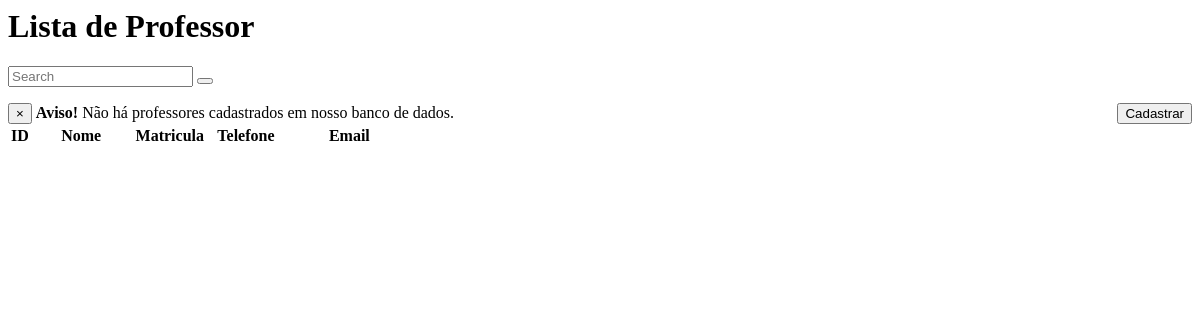
Page /_visao/prof/listar_professor.php on the earlier database version.
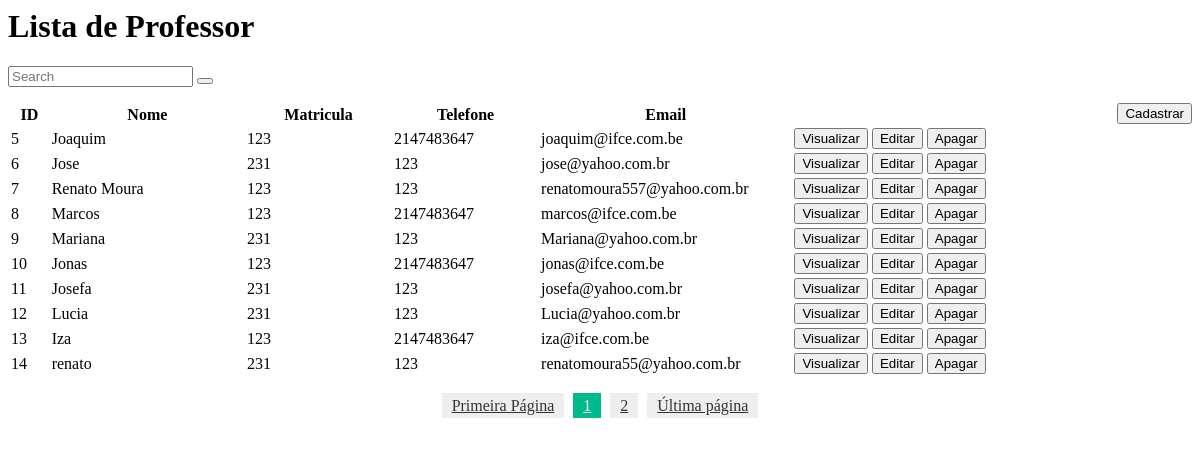
Same page on the later database version.
### tables this page shows
CREATE TABLE `professor` (
  `id` int(11) NOT NULL,
  `nome` varchar(220) NOT NULL,
  `matricula` int(11) NOT NULL,
  `data_nat` varchar(50) NOT NULL,
  `sexo` varchar(50) NOT NULL,
  `fone` int(11) NOT NULL,
  `email` varchar(50) NOT NULL,
  `graduacao` varchar(50) NOT NULL,
  `created` datetime DEFAULT NULL,
  `modified` datetime DEFAULT NULL
);

### _visao/prof/listar_professor.php (the view, shortened to what this page needs)
<?php
	$resultado=mysqli_query($conectar, "SELECT * FROM professor ORDER BY 'id'");
	$linhas=mysqli_num_rows($resultado);
?>
<link href=".../_complementos/css/font-awesome.min.css" rel="stylesheet">
<div class="container theme-showcase" role="main">
  	<div class="page-header">
		<h1>Lista de Professor</h1>
  	</div>
	<div class="row espaco">
       <div id="custom-search-input">
            <form class="input-group col-md-12" action="#" method="post" enctype="multipart/form-data">
                    <input type="text" name = "palavra-busca" class="search-query form-control" placeholder="Search" />
	                <span class="input-group-btn">
	                    <button class="btn btn-danger" type="submit">
	                    </button>
	                </span>
            </form>
        </div>
	</div>
	<div class="row espaco">
		<div class="pull-right">
			<a href="administrativo.php?link=7"><button type='button' class='btn btn-sm btn-success'>Cadastrar</button></a>
		</div>
	</div>
  <div class="row">
	<div class="col-md-12">
	  <table class="table">
		<thead>
		  <tr>
			<th width=4%>ID</th>
			<th width=20%>Nome</th>
			<th width=15%>Matricula</th>
			<th width=15%>Telefone</th>
			<th width=26%>Email</th>
			<th width=20%></th>
		  </tr>
		</thead>
		<tbody>
<?PHP
	if(isset($pg)){ $pg = $_GET['pg'];}else{ $pg = 1;}
	if(isset($_POST['palavra-busca'])){
		$quantidade = 10000;
	}else{
		$quantidade = 10;
	}
	$inicio = ($pg*$quantidade) - $quantidade;
	if(isset($_POST['palavra-busca'])){
		$busca = addslashes($_POST['palavra-busca']);
		$select = "SELECT * from professor WHERE nome LIKE '%$busca%'  LIMIT $inicio, $quantidade";
	}else{
		$select = "SELECT * from professor LIMIT $inicio, $quantidade";
	}
			try{
				$resultado=mysqli_query($conectar, $select);
				$linhas=mysqli_num_rows($resultado);
				if($linhas>0){
					while($linhas = mysqli_fetch_array($resultado)){
						echo "<tr>";
							echo "<td>".$linhas['id']."</td>";
							echo "<td>".$linhas['nome']."</td>";
							echo "<td>".$linhas['matricula']."</td>";
							echo "<td>".$linhas['fone']."</td>";
							echo "<td>".$linhas['email']."</td>";
							?>
							<td>
							<a href='administrativo.php?link=8&id=<?php echo $linhas['id']; ?>'><button type='button' class='btn btn-sm btn-primary'>Visualizar</button></a>
							<a href='administrativo.php?link=9&id=<?php echo $linhas['id']; ?>'><button type='button' class='btn btn-sm btn-warning'>Editar</button></a>
							<a href='../_controle/prof/proc_apagar_prof.php?id=<?php echo $linhas['id']; ?>'><button type='button' class='btn btn-sm btn-danger' onClick="return confirm('Deseja realmente exluir o professor?')">Apagar</button></a>
							<?php
						echo "</tr>";
					}
				}else{
					echo '<div class="alert alert-danger">
	                      <button type="button" class="close" data-dismiss="alert">×</button>
	                      <strong>Aviso!</strong> Não há professores cadastrados em nosso banco de dados.
	                </div>';
				}
			}catch(PDOException $e){
				echo $e;
			}
	?>
		</tbody>
	  </table>
	</div>
	</div>
</div>
<?php
if(isset($_POST['palavra-busca'])){
	$busca = addslashes($_POST['palavra-busca']);
	$sql = "SELECT * from professor WHERE nome LIKE '%$busca%'";
}else{
	$sql = "SELECT * from professor";
}
	try{
		$resultado=mysqli_query($conectar, $sql);
		$linhas=mysqli_num_rows($resultado);
		}catch(PDOException $e){
			echo $e;
		}
		if($linhas <=$quantidade){}
		else{
			$paginas = ceil($linhas/$quantidade);
			$links = 5;
			if(isset($i)){}
			else{$i = '1';}
?>
<div class="paginas">
	<a href="administrativo.php?link=6&pg=1">Primeira Página</a>
    <?php
		for($i = $pg-$links; $i <= $pg-1; $i++){
			if($i<=0){}
			else{
	?>
    <a href="administrativo.php?link=6&pg=<?php echo $i;?>"  class="ativo<?php echo $i;?>"><?php echo $i;?></a>
<?php  }} ?>
    <a href="administrativo.php?link=6&pg=<?php echo $pg;?>" class="ativo<?php echo $i;?>"><?php echo $pg;?></a>
<?php
	for($i = $pg+1; $i <= $pg+$links; $i++){
		if($i>$paginas){}
		else{
?>
	<a href="administrativo.php?link=6&pg=<?php echo $i;?>" class="ativo<?php echo $i;?>"><?php echo $i;?></a>
<?php
		}
	}
?>
<a href="administrativo.php?link=6&pg=<?php echo $paginas;?>">Última página</a>
</div>
<?php
		}
?>

Differences in the rows shown:
added professor: id "5", nome "Joaquim", matricula "123", fone "2147483647", email "joaquim@ifce.com.be"
added professor: id "6", nome "Jose", matricula "231", fone "123", email "jose@yahoo.com.br"
added professor: id "7", nome "Renato Moura", matricula "123", fone "123", email "renatomoura557@yahoo.com.br"
added professor: id "8", nome "Marcos", matricula "123", fone "2147483647", email "marcos@ifce.com.be"
added professor: id "9", nome "Mariana", matricula "231", fone "123", email "Mariana@yahoo.com.br"
added professor: id "10", nome "Jonas", matricula "123", fone "2147483647", email "jonas@ifce.com.be"
added professor: id "11", nome "Josefa", matricula "231", fone "123", email "josefa@yahoo.com.br"
added professor: id "12", nome "Lucia", matricula "231", fone "123", email "Lucia@yahoo.com.br"
added professor: id "13", nome "Iza", matricula "123", fone "2147483647", email "iza@ifce.com.be"
added professor: id "14", nome "renato", matricula "231", fone "123", email "renatomoura55@yahoo.com.br"
Other differences:
$pg: (not shown) → "1"
text no longer shown: "× Aviso! Não há professores cadastrados em nosso banco de dados."
text now shown: "Primeira Página Última página"
new list line: "2"
